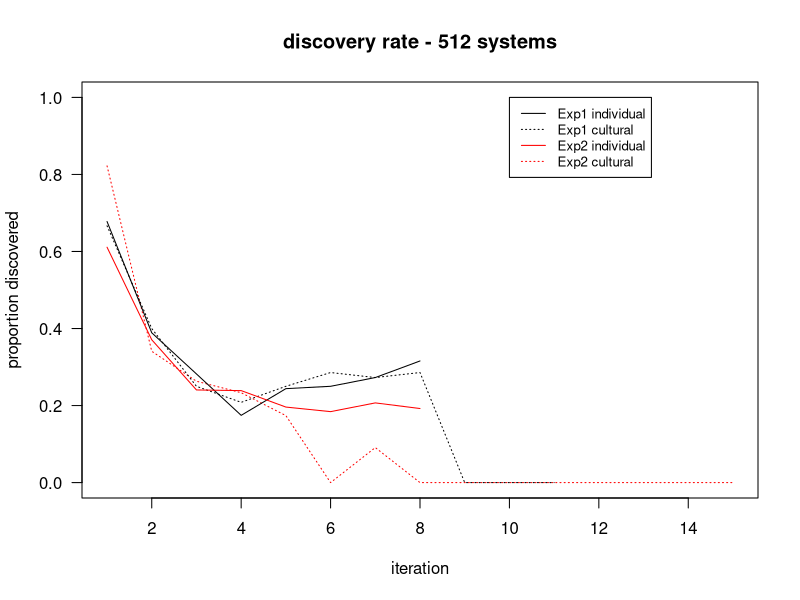
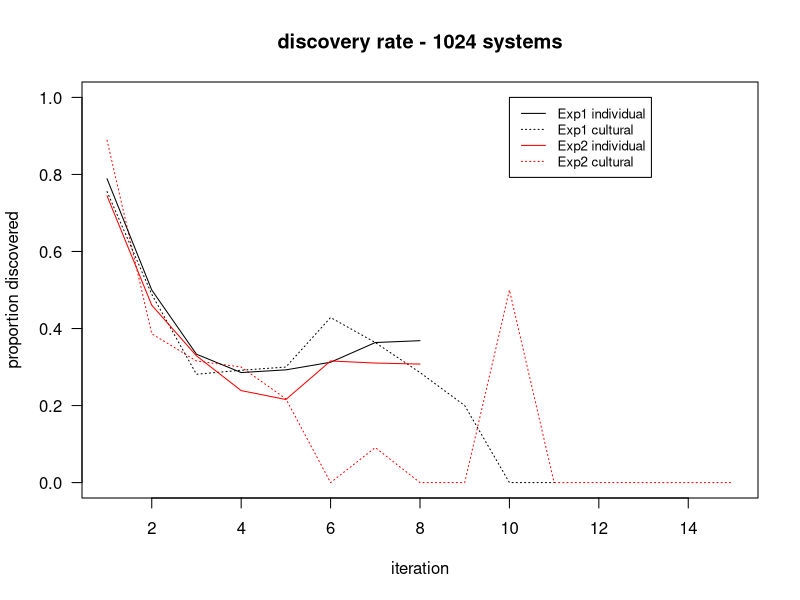
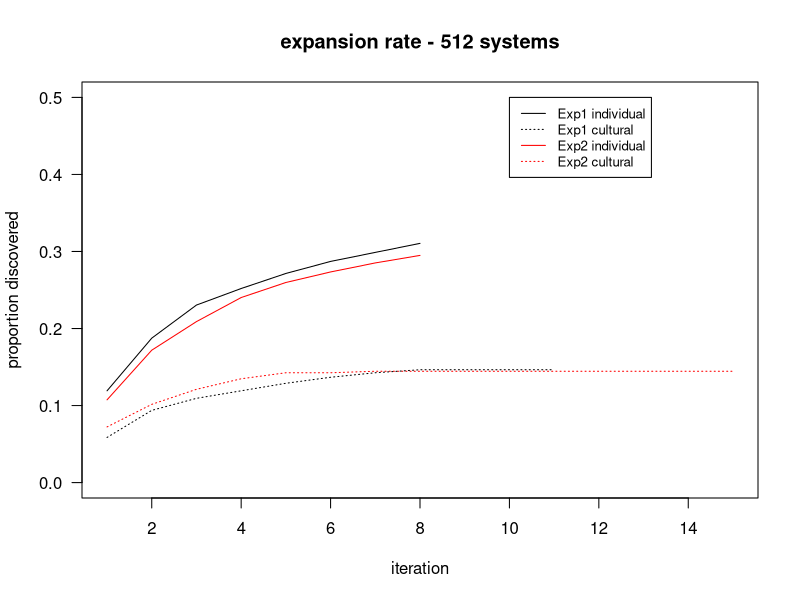
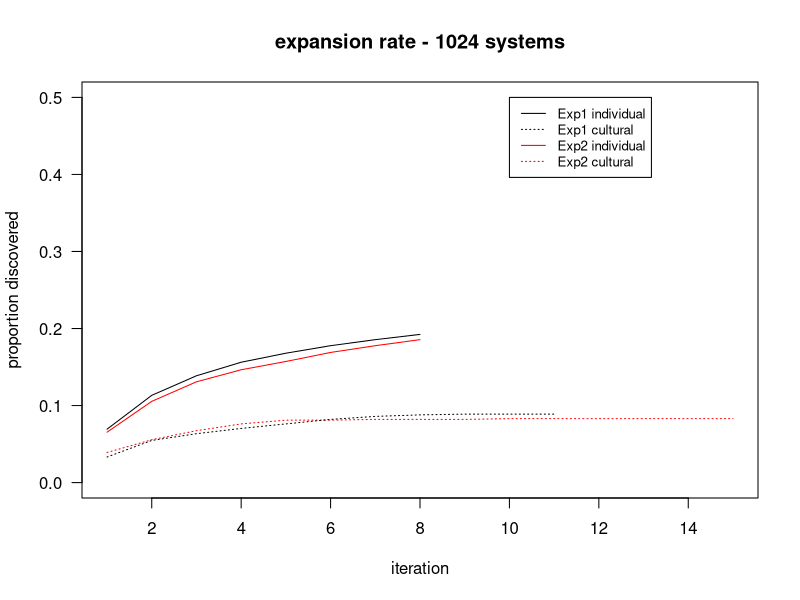
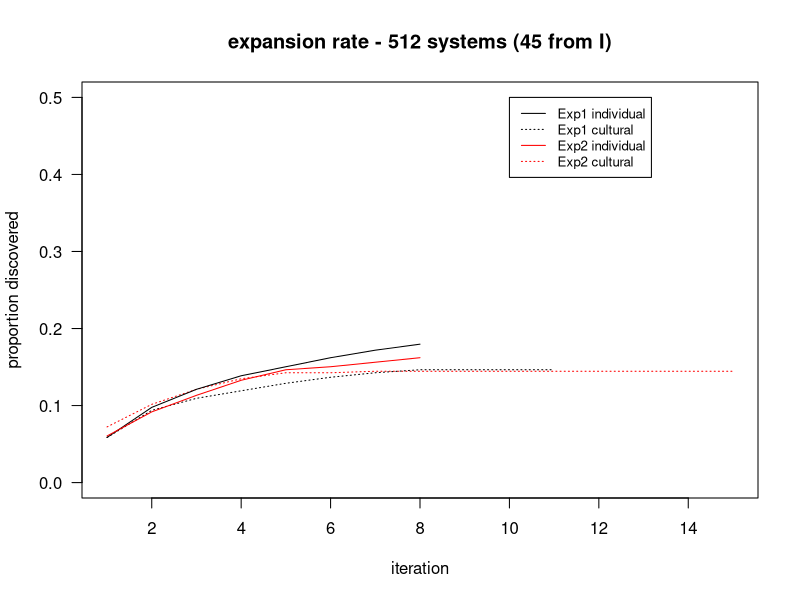
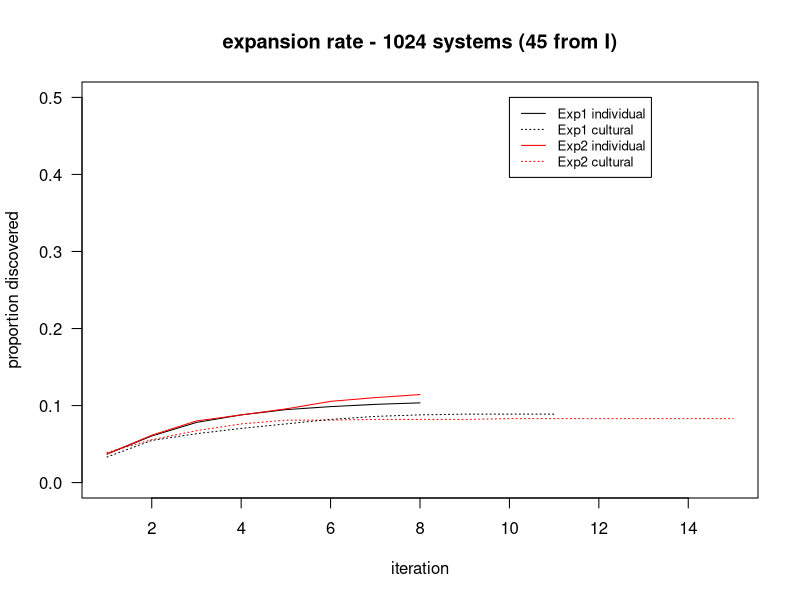

Write R code to recreate these figures, in order. (Note: this script raises an error after producing the figures.)
# read in the data from the two experiments
df1 <- read.csv("../../Data/experiment1_FINAL.csv", colClasses=c(system1024="character"))
df2 <- read.csv("../../Data/experiment2_FINAL.csv", colClasses=c(system1024="character"))

# subset by condition	
df1i <- subset(df1,condition=="I")
df1c <- subset(df1,condition=="C")
df2i <- subset(df2,condition=="I")
df2c <- subset(df2,condition=="C")

##########################################################################
# Discovery Rate
##########################################################################

# get the unique set of systems discovered in each condition
# and divide by the total number of tries (i.e. iterations) in that condition
# does one condition find more unique systems in fewer tries, or not?

# do not include the generation zero initial systems, 
# because these aren't systems that the participants produced or discovered themselves.  
# all systems in column "system512" and "system1024" is the output of each try.

# Experiment 1
length(unique(df1$system512))/nrow(df1)    # 188 / 642 = 0.293 - the probability that each try results in discovery of a new system
length(unique(df1i$system512))/nrow(df1i)  # 159 / 435 = 0.366
length(unique(df1c$system512))/nrow(df1c)  #  75 / 207 = 0.362

# Experiment 2
length(unique(df2$system512))/nrow(df2)    # 183 / 692 = 0.264 - interesting that the total % is lower
length(unique(df2i$system512))/nrow(df2i)  # 151 / 469 = 0.322 - means they had diff exploratory niches?
length(unique(df2c$system512))/nrow(df2c)  #  74 / 223 = 0.332

# there was no difference in the size of the space explored
# (but remember there was a difference in the diversity of N_bound types explored - in that violin plot)

# see way below for calculations of local and global discovery rates over time

####################################################
# Subset the systems discovered by only C, only I, and both C and I
####################################################

# Experiment 1

# what systems are in both C and I?
intersect(df1i$system512,df1c$system512)
length(unique(intersect(df1i$system512,df1c$system512)))  # 46 unique systems
# all 9 of the 1-boundary systems are in here

# what systems were only discovered in C (and not I)?  
# setdiff(a,b) returns what is in a and not in b
unique(setdiff(df1i$system512,df1c$system512))    # 113 systems in I that are not in C
unique(setdiff(df1c$system512,df1i$system512))    #  29 systems in C that are not in I
# visually, they look like a smattering of the same thing
# but do they differ by their number of boundaries?

get_n_boundaries <- function(systems) {
    require(stringr)
    boundaries01 <- str_count(systems, pattern = "01")
    boundaries10 <- str_count(systems, pattern = "10")
    return(boundaries01+boundaries10)
}

get_n_boundaries("0000011111")

both <- intersect(df1i$system512,df1c$system512)
I_only <- setdiff(df1i$system512,df1c$system512)
C_only <- setdiff(df1c$system512,df1i$system512)

# baseline number of 512 systems in each n boundaries bin: choose(n,k) where n = 9 (max bounds)
choose(9,seq(0,9))
" 0  1  2  3  4   5   6  7  8  9 = k
  1  9  36 84 126 126 84 36 9  1 = number of systems of each  k
"
# table of N boundaries in both C and I (the intersection)
table(get_n_boundaries(unique(both)))
" 1  2  3  4  5  6  7 
  9 17 11  5  1  1  2"  # all 9 of the 1-bound systems are in the intersection

# table of N boundaries for uniques in I only
table(get_n_boundaries(unique(I_only)))
" 2  3  4  5  6  7  8 
  6 29 36 28 10  3  1"

# table of N boundaries for uniques in C only
table(get_n_boundaries(unique(C_only)))
" 2  3  4  5  6  7  8 
  3 10  6  5  3  1  1 "

table(get_n_boundaries(unique(df1$system512)))
"  1  2  3  4  5  6  7  8 
   9 26 50 47 34 14  6  2 "

# the C condition is exploring proportionally more systems with N_bounds 2 & 3 than the I condition is.
# convert to proportion
table(get_n_boundaries(unique(C_only)))/29
"     2      3      4      5      6      7      8
  0.103  0.344  0.206  0.172  0.103  0.034  0.034 "

# and the I condition is exploring proportionally more systems with N_bounds 4 & 5
table(get_n_boundaries(unique(I_only)))/113
"     2      3      4      5      6      7      8
  0.053  0.256  0.318  0.247  0.088  0.026  0.008"

# this makes me think the cultural chains must be more homogenous to one another
# because they are exploring spaces that contain fewer unique category systems
# yet C and I still find the same number of category systems on average!


##########################
# rethink: should I be inlcuding the random initial systems in this or not?

# number of unique systems including the init set
length(unique(c(df1$system512,df1$system512_input)))   # 239
length(unique(c(df1i$system512,df1i$system512_input))) # 206
length(unique(c(df1c$system512,df1c$system512_input))) # 106

# each row is a try - the init systems weren't the product of a try
# I think don't include the initial sets as discoveries
# also this initial set doesn't differ between conditions - it's a random sample from the same set


##########################################################################
# Discovery rate over time
##########################################################################
# maybe ignore this section - the local and global calculations below are better

# gets the set of unique categories per iteration
itersets <- function(df_name,system_type) {
	sets <- c()  # the set of unique systems per iteration
	setsize <- 0 # the number of unique sysetms per iteration
	for (i in 1:max(df_name$iteration)) {
		if (system_type == 512) { u <- unique(subset(df_name,iteration==i)$system512) }
		if (system_type == 1024) { u <- unique(subset(df_name,iteration==i)$system1024) }
		sets <- c(sets,list(u))
	}
	setsize <- lengths(sets) # the number of unique sysetms per iteration
	return(sets)
}

# gets the total number of categories systems per iteration
itertries <- function(df_name,system_type) {
	tries <- c() # total number of tries per iteration
	for (i in 1:max(df_name$iteration)) {
		tries <- c(tries,nrow(subset(df_name,iteration==i)))
	}
	return(tries)
}

# example usage
sets <- itersets(df1i,512)
tries <- itertries(df1i,512)
setsize <- lengths(sets)
sets[[1]] # the set of category systems in iteration 1

# returns the set of systems discovered for the first time per iteration
cumulative_novel_counts <- function(itersets_result) {
	new_discoveries <- list(unique(itersets_result[[1]])) # call all of the sets in the first iteration new discoveries
	for (i in 2:length(itersets_result)) { # for each iteration, 2 to max
		all_previous <- unlist(itersets_result[1:(i-1)])
		current_set <- unlist(itersets_result[i])
		n <- setdiff(current_set,all_previous) # returns what is in current_set and not in all_previous
		new_discoveries <- c(new_discoveries,list(n))
	}
	return(new_discoveries)
}

# example usage
cumulative_novel_counts(sets)

# the percentage of new systems discovered, out of the total discovery attempts in that iteration
cumulative_discovery_rate <- function(df_name,system_type) {
	new_discoveries <- cumulative_novel_counts(itersets(df_name,system_type))
	tries <- itertries(df_name,system_type)
	return(lengths(new_discoveries)/tries)
}

# plot percentage of tries that yielded a novel discovery per iteration
rate_plot <- function(e1i,e1c,e2i,e2c,title,ymax) {
	time <- seq(1,15)
	plot(time,e2c,las=1,ylim=c(0,ymax),type="l",lty="dotted",col="red",ylab="proportion discovered",xlab="iteration",main=title)
	lines(e1i,type="l")
	lines(e1c,type="l",lty="dotted")
	lines(e2i,type="l",col="red")
	legend(10, ymax, cex=0.8, legend=c("Exp1 individual", "Exp1 cultural","Exp2 individual", "Exp2 cultural"), 
		   col=c("black", "black","red", "red"), 
		   lty=c("solid","dotted","solid","dotted"))
}

################################################
# Discovery rate per iteration - 512 system
################################################

# Experiment 1
e1i_512 <- cumulative_discovery_rate(df1i,512)
e1c_512 <- cumulative_discovery_rate(df1c,512)

# Experiment 2
e2i_512 <- cumulative_discovery_rate(df2i,512)
e2c_512 <- cumulative_discovery_rate(df2c,512)

rate_plot(e1i_512,e1c_512,e2i_512,e2c_512,"discovery rate - 512 systems",1)

################################################
# Discovery rate per iteration - 1024 system
################################################

# Experiment 1
e1i_1024 <- cumulative_discovery_rate(df1i,1024)
e1c_1024 <- cumulative_discovery_rate(df1c,1024)

# Experiment 2
e2i_1024 <- cumulative_discovery_rate(df2i,1024)
e2c_1024 <- cumulative_discovery_rate(df2c,1024)

rate_plot(e1i_1024,e1c_1024,e2i_1024,e2c_1024,"discovery rate - 1024 systems",1)

################################################
# Take home message from this section:
# Discovery rate starts off high and slows down each iteration as more space is explored.
# After seeing these plots I realized they aren't very communicative
# instead let's plot the proportion of space explored cumulatively over time


##########################################################################
# Cumulative proportion of the space discovered over time
##########################################################################

# Out of the 512 total systems, how many have been discovered by iteration x?
# This is cumulative, ex: iteration 5 contains all uniques discovered in iteration 1-5

sets <- itersets(df1i,512)     # uniques within each iteration
cumulative_novel_counts(sets)  # uniques

lengths(cumulative_novel_counts(itersets(df1i,512)))

space_discovery <- function(df_name,system_type) {
	x <- lengths(cumulative_novel_counts(itersets(df_name,system_type)))
	discovered <- c()  # cumulative discoveries by each iteration
	for (i in 1:length(x)) {
		discovered <- c(discovered,sum(x[1:i]))
	}
	return(discovered/system_type)
}

# example usage
space_discovery(df1i,512)

################################################
# Expansion rate - 512 system
################################################

a <- space_discovery(df1i,512)
b <- space_discovery(df1c,512)
c <- space_discovery(df2i,512)
d <- space_discovery(df2c,512)

rate_plot(a,b,c,d,"expansion rate - 512 systems",0.5)

################################################
# Expansion rate - 1024 system
################################################

a <- space_discovery(df1i,1024)
b <- space_discovery(df1c,1024)
c <- space_discovery(df2i,1024)
d <- space_discovery(df2c,1024)

rate_plot(a,b,c,d,"expansion rate - 1024 systems",0.5)


################################################
# Expansion rate - 512 system (45 chains from I)
################################################

# of course the I condition discovers more systems because we give it 2x more tries.
# now randomly sample 45 chains from the I condition and re-do the plot above

sampleI45 <- function(df) { # feed it df1 or df2
	I_trajectories <- unique(subset(df,condition=="I")$trajectory)  # get all 90 chains in I
	I_trajectories_sample <- sample(I_trajectories,45) # randomly choose 45 of them
	dfI45 <- df[df$trajectory %in% I_trajectories_sample,]  # 214 or so entries
	return(dfI45)
}

a <- space_discovery(sampleI45(df1),512)
b <- space_discovery(df1c,512)
c <- space_discovery(sampleI45(df2),512)
d <- space_discovery(df2c,512)

rate_plot(a,b,c,d,"expansion rate - 512 systems (45 from I)",0.5)

# important note:
# each chain has a variable number of tries (iterations) in it
# so matching chain number doesn't actually match the number of tries
# compare:
nrow(sampleI45(df1))
nrow(df1c)

# k but I is still hitting a higher proportion of novel ones,
# even when it's total tries is lower than the tries in C (always 207 above)
# (run the above code over and over to see this)

# I need to get confidence intervals for these lines.
# It kinda looks like I is exploring a larger portion of the space over time
# But again - C and I both find 1 system per 3 tries in the aggregate.
# What's up with that?

################################################
# Expansion rate - 1024 system (45 chains from I)
################################################

a <- space_discovery(sampleI45(df1),1024)
b <- space_discovery(df1c,1024)
c <- space_discovery(sampleI45(df2),1024)
d <- space_discovery(df2c,1024)

rate_plot(a,b,c,d,"expansion rate - 1024 systems (45 from I)",0.5)


##########################################################################
# Sanity check for the 1024 systems
##########################################################################

# I've been looking at the 512 systems (i.e. saying that 0000000000 and 1111111111 are the same system type)
# But let's make sure we get the same discovery rates for the 1024 systems.
# (the difference between 512 things to discover in 642 tries vs 1024 things to discover in 642 tries)

head(df1$system1024) # double check these read in correctly as strings

# Experiment 1
length(unique(df1$system1024))/nrow(df1)    # 237 / 642 = 0.369
                                            # 188 / 642 = 0.293 <- for system512
length(unique(df1i$system1024))/nrow(df1i)  # 197 / 435 = 0.453
                                            # 159 / 435 = 0.366 <- for system512
length(unique(df1c$system1024))/nrow(df1c)  #  91 / 207 = 0.440
                                            #  75 / 207 = 0.362 <- for system512

# I thought these rates should be the same because we're just doubling the discoverable systems
# but the rates are higher for the 1024 systems - because...?
# It'd hafta be something like if this process discovered 0000000000 it's more likely to discover 1111111111
# so there's some kind of contingency between the mirror image sets,
# which is probably due to the more thorough exploration of low N_bounds
# or means they really are exploring types and the labels don't matter.


##########################################################################
# Double check for the just 8
##########################################################################

df1_just8 <- subset(df1,iteration < 9)
df2_just8 <- subset(df2,iteration < 9)

df1i_just8 <- subset(df1_just8,condition=="I")
df1c_just8 <- subset(df1_just8,condition=="C")
df2i_just8 <- subset(df2_just8,condition=="I")
df2c_just8 <- subset(df2_just8,condition=="C")

# 1024 system
length(unique(df1_just8$system1024))/nrow(df1_just8)    # 237 / 633 = 0.374
length(unique(df1i_just8$system1024))/nrow(df1i_just8)  # 197 / 435 = 0.453   same
length(unique(df1c_just8$system1024))/nrow(df1c_just8)  #  90 / 198 = 0.455

# numbers in C and I got more similar to one another when you restructed analysis to the first 8 iterations

# 512 system
length(unique(df1_just8$system512))/nrow(df1_just8)     # 188 / 633 = 0.297
length(unique(df1i_just8$system512))/nrow(df1i_just8)   # 159 / 435 = 0.366   same
length(unique(df1c_just8$system512))/nrow(df1c_just8)   #  75 / 198 = 0.379

# compare above to 512 system original
length(unique(df1$system512))/nrow(df1)                 # 188 / 642 = 0.293
length(unique(df1i$system512))/nrow(df1i)               # 159 / 435 = 0.366
length(unique(df1c$system512))/nrow(df1c)               #  75 / 207 = 0.362

# numbers in C and I got less similar - C shot up higher


##########################################################################
# Local and Global Discoveries
##########################################################################

# Ok this is a better treatment of the discovery process
# Go through each system and ask: 
# is this the first discovery of this system locally in the chain?
# is this the first discovery of this system globally among all chains?

local_global_maker <- function(df,system_type) {  # system_type = 512 or 1024
	local_discovery <- c()  # is this system new to the chain? (not in previous iterations in this chain)
	global_discovery <- c() # is this system new to the world? (not in previous iterations in all chains)
	
	# loop through each system (row) in the dataframe
	for (i in 1:nrow(df)) {
	#for (i in 1:10) {
		current_system <- df[i,system_type]     # grab the current system
		current_trajectory <- df[i,]$trajectory # look up the trajectory ID of the current system (chain is for C only)
		current_iteration <- df[i,]$iteration   # look up what iteration it is
		
		# get all systems from the previous iterations in that chain
		temp <- subset(df,trajectory==current_trajectory)
		previous_local <- subset(temp,iteration<current_iteration)[[system_type]] # can be empty
		
		# check if current system already exists in the previous systems (setdiff(a,b) returns what is in a and not in b)
		n <- length(setdiff(current_system,previous_local))  # returns 0 if current_system is not new, 1 if it is
		local_discovery <- c(local_discovery,n) # add boolean value to the new column we're creating
		
		# check if the current system already exists in previous systems of ALL the chains in the respective condition
		current_condition <- df[i,]$condition
		temp <- subset(df,condition==current_condition)
		previous_global <- subset(temp,iteration<current_iteration)[[system_type]]
		n <- length(setdiff(current_system,previous_global))
		global_discovery <- c(global_discovery,n)
		
	}
	return(list(local_discovery,global_discovery))
}

# btw, here's how to access a dataframe column using a variable in place of the column name (por fin!):
system_type <- "system1024"
df1[[system_type]]

# add columns for both systems to df1
local_discovery_512 <- local_global_maker(df1,"system512")[[1]]
global_discovery_512 <- local_global_maker(df1,"system512")[[2]]
local_discovery_1024 <- local_global_maker(df1,"system1024")[[1]]
global_discovery_1024 <- local_global_maker(df1,"system1024")[[2]]
df1 <- cbind(df1,local_discovery_512,global_discovery_512,local_discovery_1024,global_discovery_1024)

head(df1)

################################################
# sanity checks

# all iteration = 1 should have discovery = 1
subset(df1,iteration==1)$local_discovery_512
subset(df1,iteration==1)$global_discovery_512
subset(df1,iteration==1)$local_discovery_1024
subset(df1,iteration==1)$global_discovery_1024

################################################
# for starters, just look at the data

df1i <- subset(df1,condition=="I")  # 435 rows
df1c <- subset(df1,condition=="C")  # 207 rows

df1i$local_discovery_1024 
df1c$local_discovery_1024

################################################

il <- df1i$local_discovery_1024 
cl <- df1c$local_discovery_1024
ig <- df1i$global_discovery_1024 
cg <- df1c$global_discovery_1024

# Is the proportion of local discoveries similar between conditions? Yes
sum(il)/length(il)  # 0.737931   local discoveries per try, I
sum(cl)/length(cl)  # 0.7536232                             C    

# Is the proportion of global discoveries similar between conditions? Yes
sum(ig)/length(ig)  # 0.5103448 global discoveries per try, I
sum(cg)/length(cg)  # 0.5120773                             C

# and it's easier to make a local discovery than a global one - which makes sense.

# the probability that any try will be a local discovery is ~ 0.75 and a global discovery is ~ 0.5

# double check that 512 is approx identical
il <- df1i$local_discovery_512 
cl <- df1c$local_discovery_512
ig <- df1i$global_discovery_512 
cg <- df1c$global_discovery_512

sum(il)/length(il)  # 0.737931   local discoveries per try, I - identical to 1024
sum(cl)/length(cl)  # 0.7536232                             C - identical to 1024   
sum(ig)/length(ig)  # 0.4482759 global discoveries per try, I
sum(cg)/length(cg)  # 0.4541063

# this makes sense:
# the local scores don't change because people don't reverse the label mapping in one chain
table(df1i$local_discovery_1024,df1i$local_discovery_512) # see, no mismatch in local scores at all
# but the global scores are lower because they do discover sister systems (ex: 0000000000 and 1111111111 are sister systems)
table(df1i$global_discovery_1024,df1i$global_discovery_512) # 27 of the 512 "olds" are new according to 1024
sum(df1i$global_discovery_1024) # 222 new 1024 systems = 195 + 27



##########################################################################
# do lmer - stick to the 1024

# is there a significant effect of condition on discovery rate or not?

#############
### LOCAL ###
#############
full <- glmer(local_discovery_1024 ~ condition * iteration + (1|trajectory), data=df1, family=binomial)
m1 <- glmer(local_discovery_1024 ~ iteration + (1|trajectory), data=df1, family=binomial)
m2 <- glmer(local_discovery_1024 ~ condition + (1|trajectory), data=df1, family=binomial)
anova(full,m1)  # full is not better, so lose condition
anova(full,m2)  # full is sig better, so keep iteration

# what I think the relationship is: as iteration goes up, fewer systems are discovered
summary(m1)
"            Estimate Std. Error z value Pr(>|z|)    
(Intercept)  3.17780    0.37819   8.403  < 2e-16 ***
iteration   -0.59201    0.09882  -5.991 2.09e-09 ***"
# with each iteration, global discovery rate goes down

# check one thing...
m0 <- glmer(local_discovery_1024 ~ condition + iteration + (1|trajectory), data=df1, family=binomial)
anova(full,m0) # well crap, marginally significant interaction... but condition doesn't matter on its own

# k well what's the effect of condition then
summary(m0)
"            Estimate Std. Error z value Pr(>|z|)    
(Intercept)  3.21300    0.41980   7.654 1.95e-14 ***
conditionI  -0.06149    0.30722  -0.200    0.841    
iteration   -0.59002    0.09919  -5.948 2.71e-09 ***"
# condition I yields fewer local discoveries - this means they must re-discover systems from earlier iterations

# prob just go with this:
summary(full)
"                     Estimate Std. Error z value Pr(>|z|)    
(Intercept)            2.7145     0.4617   5.879 4.12e-09 ***
conditionI             0.7780     0.5273   1.476   0.1400    
iteration             -0.4587     0.1111  -4.129 3.64e-05 ***
conditionI:iteration  -0.2226     0.1138  -1.955   0.0506 ."

##############
### GLOBAL ###
##############
full <- glmer(global_discovery_1024 ~ condition * iteration + (1|trajectory), data=df1, family=binomial)

summary(full)  # only iteration is significant
"                      Estimate Std. Error z value Pr(>|z|)    
(Intercept)           2.590798   0.477630   5.424 5.82e-08 ***
conditionI           -0.006004   0.546239  -0.011    0.991    
iteration            -0.845478   0.131147  -6.447 1.14e-10 ***
conditionI:iteration  0.007596   0.138264   0.055    0.956 "
# with each iteration, global discovery rate goes down

##########################################################################
# make new dataframe for plotting - stick to the 1024 systems

# plot the number of discoveries that each chain makes by the length of the chain

df <- df1

# columns:
trajectory <- c()
tries <- c()  # this is the number of iterations in the trajectory
local_discoveries <- c()
global_discoveries <- c()
condition <- c()

set_of_trajectory_IDs <- unique(df$trajectory)
length(set_of_trajectory_IDs) # 135 trajectories (45+90=135)

for (i in set_of_trajectory_IDs) {   # for each trajectory in the data
	sub <- subset(df,trajectory==i)
	trajectory <- c(trajectory,i)
	condition <- c(condition,as.character(sub[1,]$condition))
	tries <- c(tries,max(sub$iteration))
	local_discoveries <- c(local_discoveries,sum(sub$local_discovery_1024))
	global_discoveries <- c(global_discoveries,sum(sub$global_discovery_1024))
}

df_discovery <- data.frame(trajectory,condition,tries,local_discoveries,global_discoveries)

############################
# look at result

table(df_discovery$local_discoveries,df_discovery$tries)  # discoveries on left, tries on top
"   2  3  4  5  6  7  8  9 10 11
1  25  0  0  0  0  0  0  0  0  0     all chains of length 2 made 1 discovery (25 chains)
2   0 23  4  1  1  0  0  0  0  0
3   0  0 22  2  0  1  0  0  0  0
4   0  0  0 12  4  2  1  0  0  0
5   0  0  0  0  8  1  1  0  0  0
6   0  0  0  0  0  3  5  1  0  0
7   0  0  0  0  0  0  7  0  0  0
8   0  0  0  0  0  0  7  1  2  0
10  0  0  0  0  0  0  0  0  0  1"





############################
# PLOT

require("tidyverse")

# scatter plot of LOCAL discoveries
df_discovery %>% 
	ggplot(mapping = aes(x=tries,y=local_discoveries)) +
	geom_point(aes(color = factor(condition)), alpha=0.5, position = position_jitter(width=0.2, height=0.2)) +
	scale_color_manual(values = c("red", "blue")) +
	scale_x_continuous(breaks = round(seq(2, 11, by = 1),1)) +
	scale_y_continuous(breaks = round(seq(1, 10, by = 1),1)) +
	labs(title = "Number of systems discovered by chains of different lengths",
		 y = "total local discoveries",
		 x = "length of chain")

# C condition - each try yields a new local discovery
# I condition - some tries yield previous systems

# scatter plot of GLOBAL discoveries
df_discovery %>% 
	ggplot(mapping = aes(x=tries,y=global_discoveries)) +
	geom_point(aes(color = factor(condition)), alpha=0.5, position = position_jitter(width=0.2, height=0.2)) +
	scale_color_manual(values = c("red", "blue")) +
	scale_x_continuous(breaks = round(seq(2, 11, by = 1),1)) +
	scale_y_continuous(breaks = round(seq(1, 10, by = 1),1)) +
	labs(title = "Number of systems discovered by chains of different lengths",
		 y = "total global discoveries",
		 x = "length of chain")

# This result is more interesting and looks nonlinear
# I condition makes a lot of global discoveries on iteration 8
# I chains seem more likely to make a global discovery on every try than C chains are.
# Reminder: globalness is computed relative to all other systems in the SAME condition only.

# K so yeah I think the I condition is making more global discoveries because they are conducting a more diverse search.

# These plots aren't that great either - 
# I want to visualize diversity within and between chains, in each codition.
# Are the C chains more homogenous than the I chains are?
# It's hard to entertain these types of differences while knowing that C and I have the same aggregate discovery rates.

# Other note:
# It's strange there's such a crisp diagonal line (i.e. upper bound) that's consistently one less discovery that the number of tries.
# Oh yeah that's because of our convergence criteria - all chains end on the duplication and therefore not a new discovery
# sanity check those 25 chains with tries=2 - these are the chains that converged on the 2nd iteration.
subset(df_discovery,tries==2)
# one example:
subset(df1,trajectory==38)
# Also that's why chains of iteration 8 are the only chains that show 8 discoveries
# because some of those chains ended without converging due to our automatic cutoff at iteration 8.




# ex of how to include a regression line w/ggplot2 (currently one line for both conditions)
df_discovery %>% 
	ggplot(mapping = aes(x=tries,y=global_discoveries)) +
	geom_point(aes(color = factor(condition)), alpha=0.5, position = position_jitter(width=0.2, height=0.2)) +
	scale_color_manual(values = c("red", "blue")) +
	scale_x_continuous(breaks = round(seq(2, 11, by = 1),1)) +
	scale_y_continuous(breaks = round(seq(1, 10, by = 1),1)) +
	labs(title = "Number of systems discovered by chains of different lengths",
		 y = "total discoveries",
		 x = "length of chain") +
	stat_summary(fun.data=mean_cl_normal) + 
	geom_smooth(method='lm', formula= y~x)

summary(lm(global_discoveries ~ tries * condition)) # there's no effect of condition, only tries



##########################################################################
# Number of unique category systems from 45 sampled chains in I
##########################################################################
# replicate Andy's code from "data_playing.R"
 
N <- 500
ncats <- rep(NA,N)   # total unique category systems found by that sample of 45 chains
ntries <- rep(NA,N)  # put the total number of generations in all sampled chains here (= total tries)
nt <- unique(df1i$trajectory)
for (i in 1:N) {
	samples <- sample(nt,length(unique(df1c$trajectory)),replace=FALSE)
	ncats[i] <- length(unique(df1i$system1024[df1i$trajectory %in% samples]))
	ntries[i] <- length(df1i$system1024[df1i$trajectory %in% samples])
}

# compare mean(ncats) to the unique systems discovered by the 45 chains in condition C
mean(ncats) # about 113-114
sd(ncats)   # about 9-11
length(unique(df1c$system1024)) # 91 uniques

# compare mean(ntries) to the total number of tries in C
mean(ntries)  # about 216-218
nrow(df1c)    # 207 tries

# do the extra tries in I account for the higher mean number of unique systems found?
# 10 more tries get you 4.5 more systems (using the I rate of 0.4528736)
# but I is showing 113-91 = 22 more systems discovered, so 10 tries falls short.

# coz otherwise the discovery rates are pretty similar:
length(unique(df1$system1024))/nrow(df1)    # 237 / 642 = 0.3691589
length(unique(df1i$system1024))/nrow(df1i)  # 197 / 435 = 0.4528736   I discovery rate for system1024
length(unique(df1c$system1024))/nrow(df1c)  #  91 / 207 = 0.4396135   C discovery rate for system1024

# 217 tries * 0.4528736 discovery rate = 98 discoveries expected - strange that the samples are higher at 113-114 discoveries

# t-test
ncatT <- t.test(ncats, mu=length(unique(dfc$system1024)))
# lower bound on confidence interval
round(ncatT$conf.int[[1]],2)


############################
# same deal for 512 systems: condition I seems to be finding more of them
ncats <- rep(NA,500)   # total unique category systems found by that sample of 45 chains
ntries <- rep(NA,500)  # put the total number of generations in all sampled chains here (= total tries)
nt <- unique(df1i$trajectory)
for (i in 1:500) {
	samples <- sample(nt,length(unique(df1c$trajectory)),replace=FALSE)
	ncats[i] <- length(unique(df1i$system512[df1i$trajectory %in% samples]))
	ntries[i] <- length(df1i$system512[df1i$trajectory %in% samples])
}

# I still finding ~20 more systems than C is
mean(ncats) # about 95-96
sd(ncats)   # about 9-11
length(unique(df1c$system512)) # 75 uniques


# alright so based on this, now I'm thinking that the I condition actually is exploring more unique systems...
